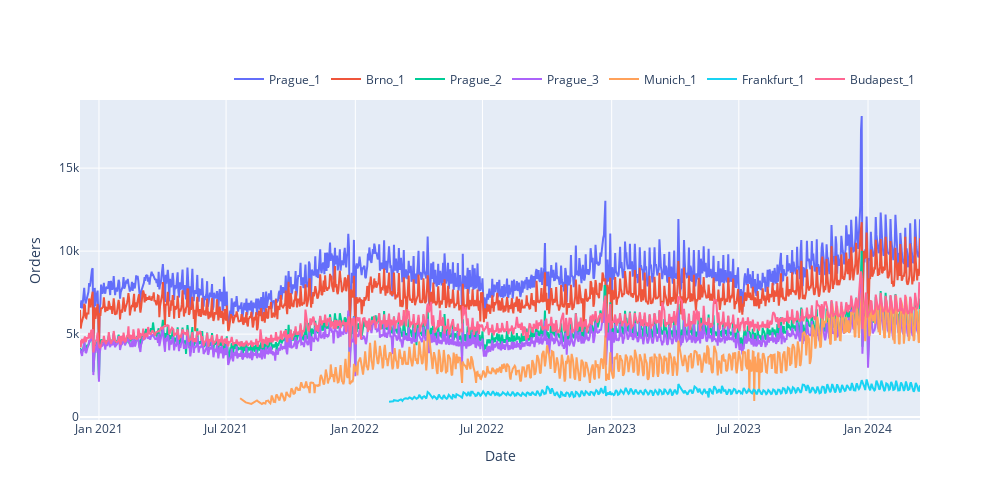

Write notebook code for a chart like this one.
### Markdown cell above
### Target

### Code cell
fig = go.Figure()

for warehouse in train['warehouse'].unique():
    fig.add_trace(
        go.Scatter(
            x=train.loc[train['warehouse'] == warehouse, 'date'],
            y=train.loc[train['warehouse'] == warehouse, 'orders'],
            mode='lines',
            name=warehouse
        )
    )

fig.update_layout(
    autosize=False,
    width=1000,
    height=500,
    legend=dict(orientation="h", yanchor="bottom", y=1.02, xanchor="right", x=1),
    xaxis_title="Date",
    yaxis_title="Orders",
)

fig.show()

### Figure 1 — Plotly figure (JSON) as saved in the notebook; plotly's stock layout.template omitted (floating-point values rounded to 4 significant figures; data arrays with more than 128 entries replaced by an {"elided": "..."} marker saying what was removed)
{"data": [{"mode": "lines", "name": "Prague_1", "type": "scatter", "x": {"elided": "1193 str values"}, "y": {"elided": "1193 int values"}}, {"mode": "lines", "name": "Brno_1", "type": "scatter", "x": {"elided": "1193 str values"}, "y": {"elided": "1193 int values"}}, {"mode": "lines", "name": "Prague_2", "type": "scatter", "x": {"elided": "1193 str values"}, "y": {"elided": "1193 int values"}}, {"mode": "lines", "name": "Prague_3", "type": "scatter", "x": {"elided": "1193 str values"}, "y": {"elided": "1193 int values"}}, {"mode": "lines", "name": "Munich_1", "type": "scatter", "x": {"elided": "785 str values"}, "y": {"elided": "785 int values"}}, {"mode": "lines", "name": "Frankfurt_1", "type": "scatter", "x": {"elided": "629 str values"}, "y": {"elided": "629 int values"}}, {"mode": "lines", "name": "Budapest_1", "type": "scatter", "x": {"elided": "1154 str values"}, "y": {"elided": "1154 int values"}}], "layout": {"autosize": false, "height": 500, "legend": {"orientation": "h", "x": 1, "xanchor": "right", "y": 1.02, "yanchor": "bottom"}, "width": 1000, "xaxis": {"title": {"text": "Date"}}, "yaxis": {"title": {"text": "Orders"}}}}
